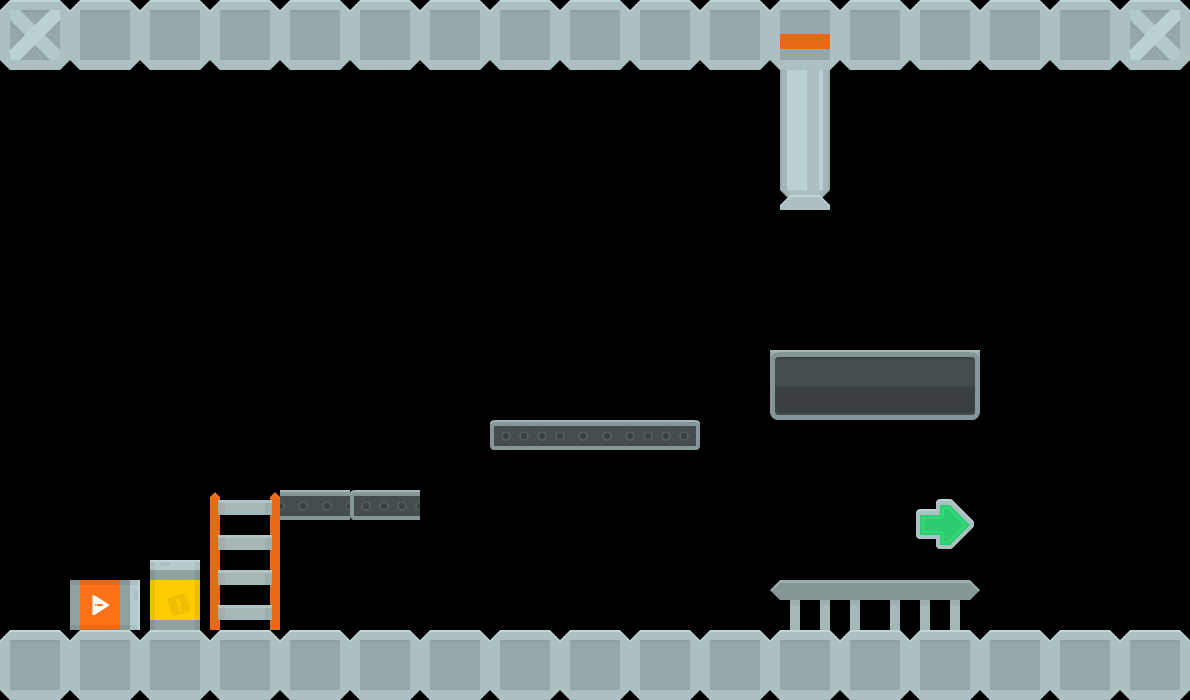

A level layout from a 2D game, rendered from its tile map. Below: a short description, then the map file with its tile-grid data intact:
An orthogonal 17x10 tile map with 70x70 px tiles, 2 tile layers (Bottom, overlay), 2 tilesets and 10 objects (6x platform, 4x spuit).

<map version="1.5" tiledversion="1.5.0" orientation="orthogonal" renderorder="right-down" width="17" height="10" tilewidth="70" tileheight="70" infinite="0" nextlayerid="6" nextobjectid="12">
 <tileset firstgid="1" name="tiles_spritesheet" tilewidth="70" tileheight="70" spacing="2" tilecount="156" columns="12">
  <image source="tiles_spritesheet.png" width="914" height="936" />
 </tileset>
 <tileset firstgid="157" name="_industrial" tilewidth="70" tileheight="70" tilecount="112" columns="14">
  <image source="platformerPack_industrial_tilesheet.png" width="980" height="560" />
 </tileset>
 <layer id="1" name="Bottom" width="17" height="10">
  <data encoding="csv">
0,0,0,0,0,0,0,0,0,0,0,0,0,0,0,0,0,
0,0,0,0,0,0,0,0,0,0,0,0,0,0,0,0,0,
0,0,0,0,0,0,0,0,0,0,0,0,0,0,0,0,0,
0,0,0,0,0,0,0,0,0,0,0,0,0,0,0,0,0,
0,0,0,0,0,0,0,0,0,0,0,0,0,0,0,0,0,
0,0,0,0,0,0,0,0,0,0,0,206,205,206,0,0,0,
0,0,0,0,0,0,0,205,206,207,0,0,0,0,0,0,0,
0,0,0,0,206,205,0,0,0,0,0,0,0,0,0,0,0,
0,263,248,203,0,0,0,0,0,0,0,243,244,245,0,0,0,
185,185,185,185,185,185,185,185,185,185,185,185,185,185,185,185,185
</data>
 </layer>
 <layer id="5" name="overlay" width="17" height="10">
  <data encoding="csv">
213,185,185,185,185,185,185,185,185,185,185,227,185,185,185,185,213,
0,0,0,0,0,0,0,0,0,0,0,241,0,0,0,0,0,
0,0,0,0,0,0,0,0,0,0,0,255,0,0,0,0,0,
0,0,0,0,0,0,0,0,0,0,0,0,0,0,0,0,0,
0,0,0,0,0,0,0,0,0,0,0,0,0,0,0,0,0,
0,0,0,0,0,0,0,0,0,0,0,215,216,217,0,0,0,
0,0,0,0,0,0,0,0,0,0,0,0,0,0,0,0,0,
0,0,0,189,0,0,0,0,0,0,0,0,0,226,0,0,0,
0,0,0,0,0,0,0,0,0,0,0,0,0,0,0,0,0,
0,0,0,0,0,0,0,0,0,0,0,0,0,0,0,0,0
</data>
 </layer>
 <objectgroup id="2" name="Objectlaag 1">
  <object id="1" type="platform" x="210.333" y="490" width="208.667" height="27.3333" />
  <object id="2" type="platform" x="0" y="629" width="1191" height="72" />
  <object id="3" type="platform" x="491" y="423" width="207" height="28" />
  <object id="4" type="platform" x="769" y="351" width="210" height="65" />
  <object id="5" type="spuit" x="283" y="421" width="68" height="63" />
  <object id="6" type="spuit" x="494" y="281" width="61" height="64" />
  <object id="7" type="spuit" x="701" y="559" width="66" height="68" />
  <object id="8" type="spuit" x="913" y="280" width="63" height="67" />
  <object id="9" type="platform" x="2" y="10" width="1186" height="60" />
  <object id="10" type="platform" x="768" y="65" width="68" height="144" />
 </objectgroup>
</map>
